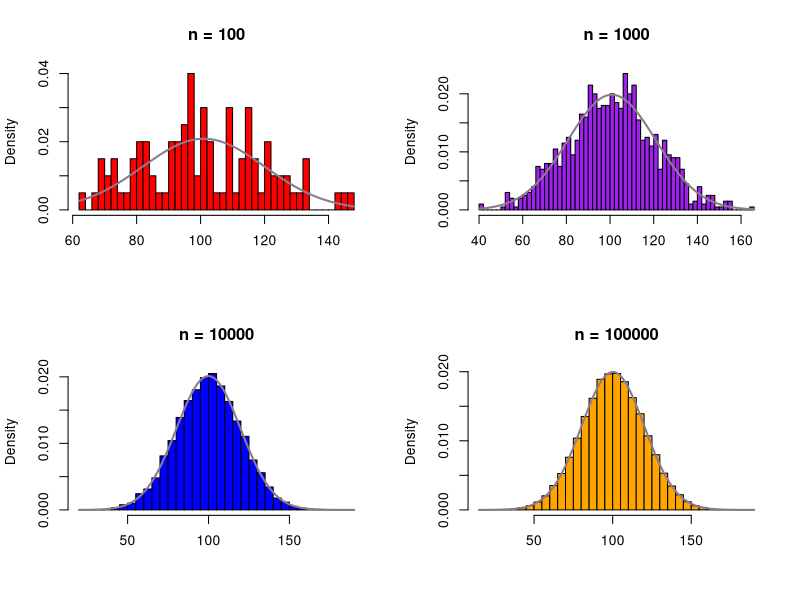
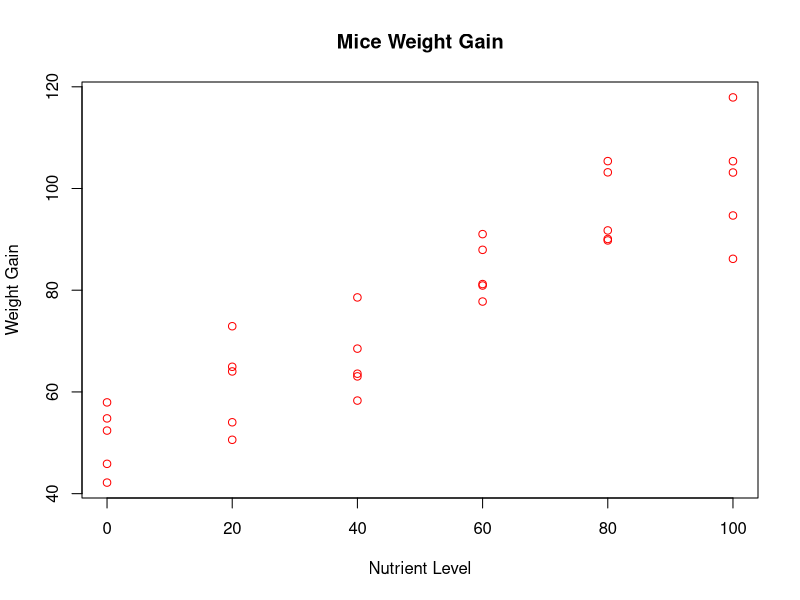
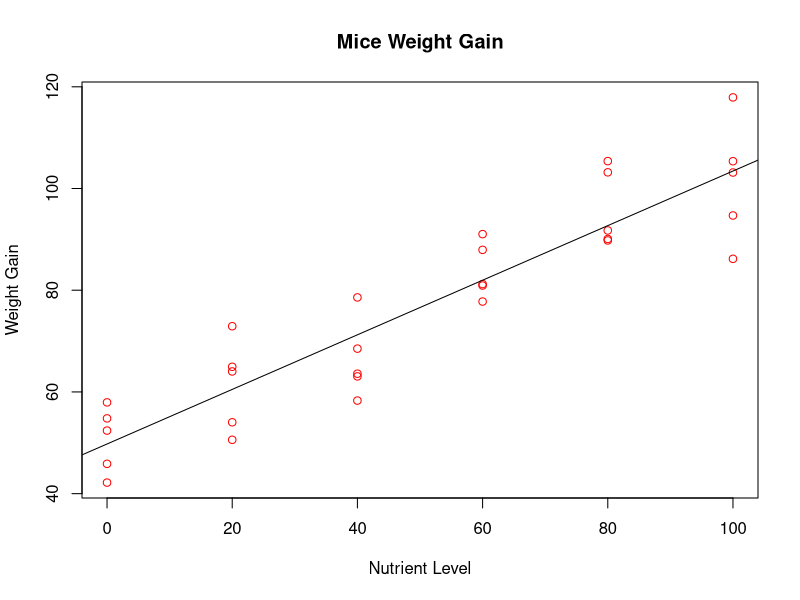

Write R code to recreate these figures, in order.
## ---- chunk 1
set.seed(1005057368) 
## ---- chunk 2
mu = 100
sigma = 20 

n3 = rnorm(100, mean = mu, sd = sigma)
n4 = rnorm(1000, mean = mu, sd = sigma)
n5 = rnorm(10000, mean = mu, sd = sigma)
n6 = rnorm(100000, mean = mu, sd = sigma)
## ---- chunk 3
par(mfrow = c(2,2)) #set graphic parameter

hist(n3, # [] is like a query on the row
     breaks = 50,
     main = "n = 100",
     col = "red",
     xlab=NULL,
      freq = FALSE)
curve(dnorm(x, mean = mean(n3), sd = sd(n3)),
      col = "thistle4",  # Color of curve
      lwd = 2,           # Line width of 2 pixels
      add = TRUE)        # Superimpose on previous graph

hist(n4, # [] is like a query on the row
     breaks = 50,
     main = "n = 1000",
     col = "purple",
     xlab=NULL,
      freq = FALSE)
curve(dnorm(x, mean =  mean(n4), sd = sd(n4)),
      col = "thistle4",  # Color of curve
      lwd = 2,           # Line width of 2 pixels
      add = TRUE)        # Superimpose on previous graph

hist(n5, # [] is like a query on the row
     breaks = 50,
     main = "n = 10000",
     col = "blue",
     xlab=NULL,
      freq = FALSE)
curve(dnorm(x, mean = mean(n5), sd = sd(n5)),
      col = "thistle4",  # Color of curve
      lwd = 2,           # Line width of 2 pixels
      add = TRUE)        # Superimpose on previous graph

hist(n6, # [] is like a query on the row
     breaks = 50,
     main = "n = 100000",
     col = "orange",
     xlab=NULL,
      freq = FALSE)
curve(dnorm(x, mean = mean(n6), sd = sd(n6)),
      col = "thistle4",  # Color of curve
      lwd = 2,           # Line width of 2 pixels
      add = TRUE)        # Superimpose on previous graph

par(mfrow=c(1, 1)) # revert graphic parameter
## ---- chunk 4

summaryTable = matrix(c(
mu, sigma, qnorm(0.025,mu,sigma),qnorm(0.25,mu,sigma),
qnorm(0.5,mu,sigma),qnorm(0.75,mu,sigma),qnorm(0.975,mu,sigma),# theoretical
  
mean(n3), sd(n3),quantile(n3, probs = c(0.025)), 
quantile(n3, probs = c(0.25)),quantile(n3, probs = c(0.50)),
quantile(n3, probs = c(0.75)),quantile(n3, probs = c(0.975)), # n = 100
  
mean(n4), sd(n4), quantile(n4, probs = c(0.025)), quantile(n4, probs = c(0.25)),
quantile(n4, probs = c(0.50)),
quantile(n4, probs = c(0.75)),quantile(n4, probs = c(0.975)), # n = 1000
  
mean(n5), sd(n5), quantile(n5, probs = c(0.025)), quantile(n5, probs = c(0.25)),
quantile(n5, probs = c(0.50)),
quantile(n5, probs = c(0.75)),quantile(n5, probs = c(0.975)), # n = 10000
  
mean(n6), sd(n6), quantile(n6, probs = c(0.025)), quantile(n6, probs = c(0.25)),
quantile(n6, probs = c(0.50)),
quantile(n6, probs = c(0.75)),quantile(n6, probs = c(0.975)) # n = 100000
),ncol=7,byrow=TRUE)
colnames(summaryTable) = c("mean","standard deviation",
                          "2.5th percentile", 
                          "25th percentile","50th percentile","75th percentile",
                          "97.5th percentile")
rownames(summaryTable) = c("theoretical", "n = 100", "n = 1000", "n = 10000", "n = 100000")

summaryTable
## ---- chunk 5
n = 26
XBar = 1613 / n
YBar = 281.9 / n
SXX =  3756.96 
SYY = 465.34
SXY = -757.64

slope = SXY / SXX 
intercept = YBar - slope * XBar

## ---- chunk 6
SSE = SYY - slope^2*SXX # From lec 6, where syy = slope^2*sxx + see
sigma2 = ( SSE) / (n - 2) # From lecture
seB0 = sqrt((1/n + XBar^2/SXX)*sigma2)
seB1 = sqrt(sigma2/SXX)
## ---- chunk 7
alpha = 0.05

slopeLower =  slope - (qt(1-alpha/2, n-2) * seB1   )
slopeUpper = slope + (qt(1-alpha/2, n-2) * seB1 )

intLower = intercept - (qt(1-alpha/2, n-2) * seB0 )
intUpper = intercept + (qt(1-alpha/2, n-2) * seB0 )

## ---- chunk 8
numerator = 0
denomerator = 0
data = data.frame(X = c(7,12,4,14,25,30),
                  Y = c(128,213,75,250,446,540))

for(i in seq_len(nrow(data))) { # zip X and Y
  numerator  = numerator + (data[i,1] * data[i,2]) # increment X_i * Y_i
  denomerator = denomerator + data[i,1]^2 # increment X_i^2
}
 
beta1MLE = numerator / denomerator
## ---- chunk 9
if (!require("readxl")) install.packages("readxl")
library("readxl") # import lib to 
## ---- chunk 10
xls_data = read_excel("MiceWeightGain.xls") # import data

plot(xls_data$x,
     xls_data$y,
     type= "p",
     xlab = 'Nutrient Level',
     ylab = 'Weight Gain',
     main="Mice Weight Gain",
     col = "red")
## ---- chunk 11
plot(xls_data$x,
     xls_data$y,
     type= "p",
     xlab = 'Nutrient Level',
     ylab = 'Weight Gain',
     main="Mice Weight Gain",
     col = "red")

abline(lm(y ~ x, data= xls_data))
## ---- chunk 12
miceCorrelation = cor(xls_data$x, xls_data$y)
## ---- chunk 13
CI = confint(lm(y ~ x, data= xls_data), 'x', level = 0.95)
